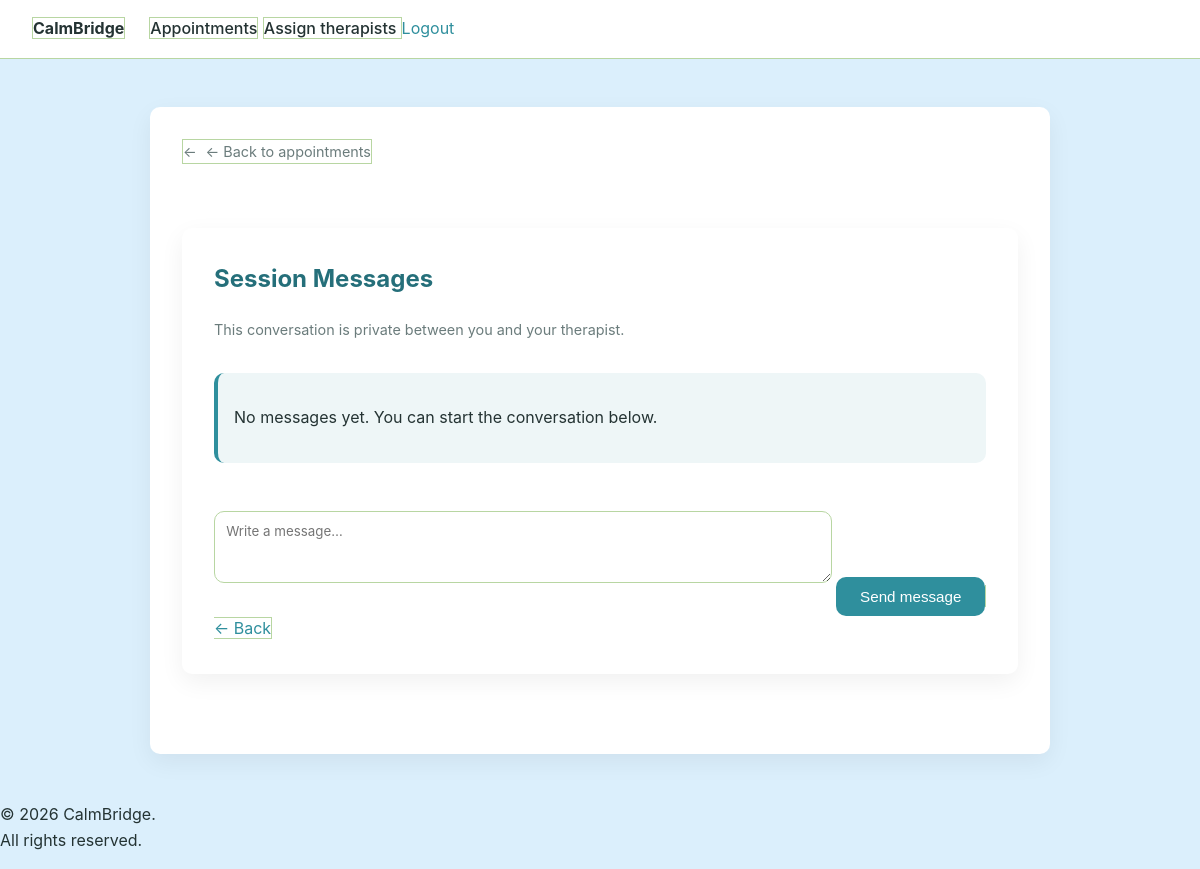
The page /appointments/appointment/2/messages/ (signed in) on the database as committed earlier.
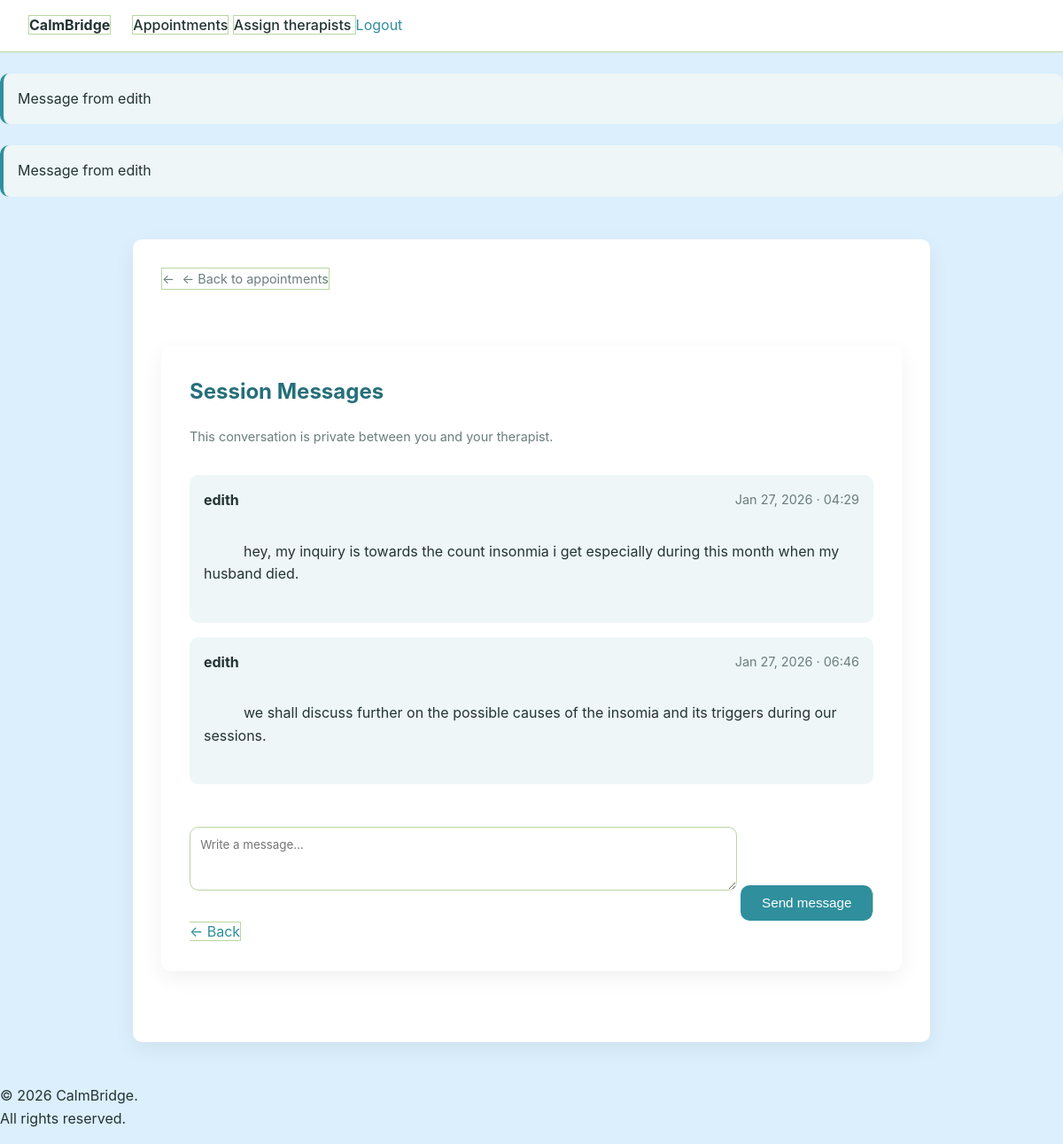
The same page on the database as committed later.
### appointments/models.py (models this page shows)
class Message(models.Model):
    appointment = models.ForeignKey(
        "Appointment",
        on_delete=models.CASCADE,
        related_name="messages"
    )
    sender = models.ForeignKey(
        "accounts.User",
        on_delete=models.CASCADE
    )
    content = models.TextField()
    created_at = models.DateTimeField(auto_now_add=True)
    def __str__(self):
        return f"Message from {self.sender.username}"

### accounts/models.py (models this page shows)
class User(AbstractUser):
    ROLE_CHOICES = (
        ('PATIENT', 'Patient'),
        ('THERAPIST', 'Therapist'),
    )
    role = models.CharField(max_length=20, choices=ROLE_CHOICES)

### appointments/views.py (the view, shortened to what this page needs)
# urls.py: path("appointment/<int:appointment_id>/messages/", appointment_messages,
@login_required
def appointment_messages(request, appointment_id):
    appointment = get_object_or_404(Appointment, id=appointment_id)
    user = request.user
    if user not in [
        appointment.patient.user,
        appointment.therapist.user
    ] and not user.is_staff:
        return render(request, "appointments/not_allowed.html")
    messages = appointment.messages.order_by("created_at")
    return render(
        request,
        "appointments/messages.html",
        {
            "appointment": appointment,
            "messages": messages
        }
    )

### templates/appointments/messages.html (shortened to what this page needs)
{% extends "base.html" %}
{% block content %}
<a class="back-link" href="{% url 'appointment_list' %}">
  ← Back to appointments
</a>
<div class="container">
  <h2>Session Messages</h2>
  <p class="muted">
    This conversation is private between you and your therapist.
  </p>
  <div class="messages-thread">
    {% for message in messages %}
      <div class="message-card
           {% if message.sender == user %}message-own{% endif %}">
        <div class="message-header">
          <strong>{{ message.sender.username }}</strong>
          <span class="muted">
            {{ message.created_at|date:"M d, Y · H:i" }}
          </span>
        </div>
        <div class="message-body">
          {{ message.content }}
        </div>
      </div>
    {% empty %}
      <div class="notice">
        <p>No messages yet. You can start the conversation below.</p>
      </div>
    {% endfor %}
  </div>
  <form method="post" class="message-form">
    <textarea
      name="content"
      rows="3"
      placeholder="Write a message…"
      required
    ></textarea>
    <button type="submit">Send message</button>
    <a href="{{ request.META.HTTP_REFERER|default:'/' }}">
  ← Back
</a>
  </form>
</div>
{% endblock %}

### templates/base.html (shortened to what this page needs)
{% load static %}
<!DOCTYPE html>
<html lang="en-US">
<head>
    <link rel="stylesheet" href="{% static 'css/styles.css' %}">
</head>
<body>
    <nav class="top-nav">
        <div class="nav-brand">
            <a href="{% url 'home' %}">
                <strong>CalmBridge</strong>
            </a>
        </div>
        <div class="nav-links">
            {% if user.is_authenticated %}
                <a href="{% url 'appointment_list' %}">Appointments</a>
                {% if user.is_staff %}
                    <a href="{% url 'assign_therapist' %}">
                        Assign therapists
                    </a>
                {% endif %}
                <form action="{% url 'accounts:logout' %}"
                      method="post"
                      style="display:inline;">
                    <button type="submit" class="link-btn">
                        Logout
                    </button>
                </form>
            {% else %}
                <a href="{% url 'accounts:login' %}">Login</a>
                <a href="{% url 'accounts:register' %}" class="btn-primary">
                    Sign up
                </a>
            {% endif %}
        </div>
    </nav>
    {% if messages %}
        <div class="messages-container">
            {% for message in messages %}
                <div class="notice">
                    {{ message }}
                </div>
            {% endfor %}
        </div>
    {% endif %}
    <main class="container">
        {% block content %}{% endblock %}
    </main>
    <footer>
        <p>
            &copy; 2026 CalmBridge.<br>
            All rights reserved.
        </p>
    </footer>
</body>
</html>

### static/css/styles.css (style rules this page uses)
:root { --primary: #2f8f9d; --primary-dark: #256f7a; --accent: #87dcb7; --bg: #dbeffc; --surface: #ffffff; --text-main: #243333; --text-muted: #6b7c7c; --border: #b8d6a2; --danger: #ed7a76; --radius: 10px; --shadow: 0 8px 24px rgba(0,0,0,0.06); --font-main: "Inter", system-ui, -apple-system, sans-serif; }
* { box-sizing: border-box; }
body { margin: 0; font-family: var(--font-main); background: var(--bg); color: var(--text-main); line-height: 1.6; }
a { color: var(--primary); text-decoration: solid; border: 1px solid var(--border); }
.container { max-width: 900px; margin: 3rem auto; padding: 2rem; background: var(--surface); border-radius: var(--radius); box-shadow: var(--shadow); }
h1, h2, h3 { margin-top: 0; color: var(--primary-dark); }
nav { background: var(--surface); padding: 1rem 2rem; border-bottom: 1px solid var(--border); display: flex; gap: 1.5rem; }
nav a { font-weight: 500; color: var(--text-main); }
form { margin-top: 1.5rem; }
input, select, textarea { width: 80%; padding: 0.7rem; margin-top: 0.3rem; margin-bottom: 1.2rem; border-radius: var(--radius); border: 1px solid var(--border); font-family: inherit; }
textarea { resize: vertical; }
button { background: var(--primary); color: #fff; padding: 0.7rem 1.5rem; border: none; border-radius: var(--radius); font-size: 0.95rem; cursor: pointer; }
.link-btn { background: none; border: none; color: var(--primary); cursor: pointer; padding: 0; font: inherit; }
.muted { color: var(--text-muted); font-size: 0.9rem; }
.messages-thread { margin: 2rem 0; }
.message-card { padding: 1rem; margin-bottom: 1rem; border-radius: var(--radius); background: #eef6f7; }
.message-header { display: flex; justify-content: space-between; margin-bottom: 0.4rem; }
.message-body { white-space: pre-wrap; }
.message-form textarea { margin-top: 1rem; }
.message-form button { margin-top: 0.5rem; }
.notice { background: #eef6f7; padding: 1rem; border-left: 4px solid var(--primary); border-radius: var(--radius); margin: 1.5rem 0; }
.back-link { display: inline-block; margin-bottom: 1rem; color: var(--text-muted); font-size: 0.9rem; }
.back-link::before { content: "← "; margin-right: 0.3rem; }

Rows that differ between the two databases and show on the page:
added Message: sender.username "Message from edith", sender.username "edith", created_at "Jan 27, 2026 · 04:29", content "hey, my inquiry is towards the count insonmia i get especially during this month when my husband died."
added Message: sender.username "Message from edith", sender.username "edith", created_at "Jan 27, 2026 · 06:46", content "we shall discuss further on the possible causes of the insomia and its triggers during our sessions."
Other text that changed with them:
text no longer shown: "No messages yet. You can start the conversation below."
